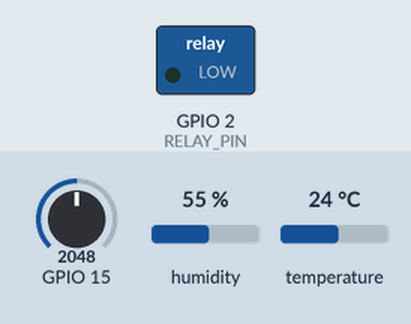
The sketch below on a simulated ESP32. On the bench: switched loads named in the sketch (green lamp = pin HIGH). The test bench sets the inputs (shaded band); at power-on: GPIO 15 = 2048, humidity 55 %, temperature 24 °C. WiFi joins after 1.5 s; servers stay silent unless stated; uploads are accepted with an empty reply; what the sketch prints to the serial monitor is not drawn.

Above: at 0.1 s.
At 2.3 s:
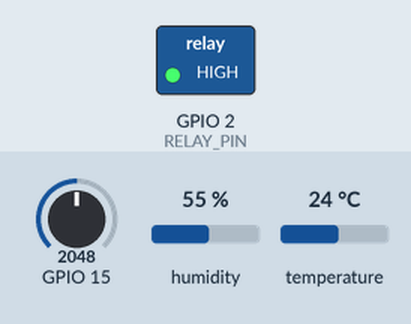
Timing chart, 0 to 3.8 s (numbered marks = the images above):
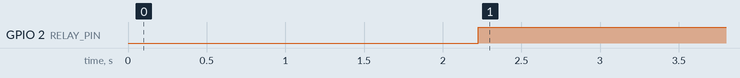

Measured:
- by itself, GPIO 2 (RELAY_PIN): LOW → HIGH at 2.2 s

The sketch:

esp32_supabase.ino
```cpp
#include <WiFi.h>
#include <HTTPClient.h>
#include <ArduinoJson.h>
#include <DHT.h>

// WiFi Credentials
const char* ssid = "Mr.Perfect";
const char* password = "SRINI0624";

// Supabase API Configuration
const char* supabaseUrl = "https://tbedstpoanoiovyexfac.supabase.co";
const char* supabaseKey = "eyJhbGciOiJIUzI1NiIsInR5cCI6IkpXVCJ9.eyJpc3MiOiJzdXBhYmFzZSIsInJlZiI6InRiZWRzdHBvYW5vaW92eWV4ZmFjIiwicm9sZSI6ImFub24iLCJpYXQiOjE3Mzk2ODc3NDMsImV4cCI6MjA1NTI2Mzc0M30.r1yVr9QzNUn9VYLnb7OgtTUwRMt5hMuX3sUQYh9UZyw";
const char* sensorDataEndpoint = "/rest/v1/sensor_data";
const char* controlSettingsEndpoint = "/rest/v1/control_settings";

// DHT Sensor Setup
#define DHTPIN 4
#define DHTTYPE DHT11
DHT dht(DHTPIN, DHTTYPE);

// Relay Pin
#define RELAY_PIN 2

float temp_limit = 30.0;  // Default temperature limit
bool relay_status = false;
bool relay_manual = false;
bool relay_override = false;

void setup() {
  Serial.begin(115200);
  WiFi.begin(ssid, password);
  pinMode(RELAY_PIN, OUTPUT);
  dht.begin();

  Serial.print("Connecting to WiFi...");
  while (WiFi.status() != WL_CONNECTED) {
    delay(1000);
    Serial.print(".");
  }
  Serial.println("\nConnected to WiFi");
}

void loop() {
  if (WiFi.status() == WL_CONNECTED) {
    float temperature = dht.readTemperature();
    float humidity = dht.readHumidity();
    int airQuality = analogRead(15);

    Serial.print("Temp: "); Serial.print(temperature);
    Serial.print(" °C, Humidity: "); Serial.print(humidity);
    Serial.print(" %, Air Quality: "); Serial.println(airQuality);

    // Fetch control settings
    getControlSettings();

    // Determine relay status
    if (relay_manual) {
      // Manual mode - use override setting
      relay_status = relay_override;
    } else {
      // Automatic mode - use temperature limit
      relay_status = temperature > temp_limit;
    }

    digitalWrite(RELAY_PIN, relay_status ? HIGH : LOW);

    // Send sensor data to Supabase
    sendToSupabase(temperature, humidity, airQuality, relay_status);
  } else {
    Serial.println("WiFi Disconnected");
    WiFi.begin(ssid, password);
  }

  delay(5000);
}

void sendToSupabase(float temperature, float humidity, int airQuality, bool relayStatus) {
  HTTPClient http;

  String url = String(supabaseUrl) + String(sensorDataEndpoint);
  http.begin(url);

  // Set headers
  http.addHeader("Content-Type", "application/json");
  http.addHeader("apikey", supabaseKey);
  http.addHeader("Authorization", "Bearer " + String(supabaseKey));

  // Create JSON payload
  StaticJsonDocument<200> doc;
  doc["temperature"] = temperature;
  doc["humidity"] = humidity;
  doc["air_quality"] = airQuality;
  doc["relay_status"] = relayStatus;

  String jsonData;
  serializeJson(doc, jsonData);

  int httpResponseCode = http.POST(jsonData);

  if (httpResponseCode > 0) {
    String response = http.getString();
    Serial.println("Data sent successfully");
  } else {
    Serial.print("Error sending data. Error code: ");
    Serial.println(httpResponseCode);
  }

  http.end();
}

void getControlSettings() {
  HTTPClient http;

  String url = String(supabaseUrl) + String(controlSettingsEndpoint) + "?select=temp_limit,relay_manual,relay_override&order=created_at.desc&limit=1";
  http.begin(url);

  // Set headers
  http.addHeader("apikey", supabaseKey);
  http.addHeader("Authorization", "Bearer " + String(supabaseKey));

  int httpResponseCode = http.GET();

  if (httpResponseCode == 200) {
    String payload = http.getString();

    // Parse JSON array (Supabase returns an array)
    StaticJsonDocument<512> doc;
    deserializeJson(doc, payload);

    // Get first (and only) object from array
    JsonObject obj = doc[0];

    temp_limit = obj["temp_limit"].as<float>();
    relay_manual = obj["relay_manual"].as<bool>();
    relay_override = obj["relay_override"].as<bool>();

    Serial.println("Control settings updated");
  } else {
    Serial.print("Error getting control settings. Error code: ");
    Serial.println(httpResponseCode);
  }

  http.end();
}
```
